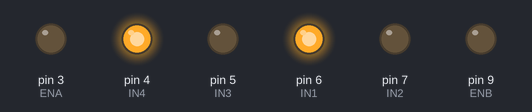
Simulated run of this sketch. Board: Arduino Uno, built with avr-gcc and run on an emulated ATmega328P. On the bench: output pins drawn as LEDs (lit = HIGH).

Above: at 0.1 s.
Timing chart, 0 to 1.6 s (numbered marks = the images above):
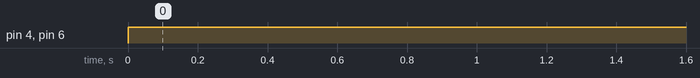

The sketch:

main.ino
```cpp
#define IN1 6
#define IN2 7
#define IN3 5
#define IN4 4
#define ENA 3
#define ENB 9

void setup() {
  pinMode(IN1, OUTPUT);
  pinMode(IN2, OUTPUT);
  pinMode(IN3, OUTPUT);
  pinMode(IN4, OUTPUT);
  pinMode(ENA, OUTPUT);
  pinMode(ENB, OUTPUT);
}

void loop() {
  digitalWrite(IN1, HIGH);
  digitalWrite(IN2, LOW);
  digitalWrite(IN3, LOW);
  digitalWrite(IN4, HIGH);
}
```

Measured:
- by itself, pin 4 (IN4), pin 6 (IN1): LOW → HIGH at 0.00 s
